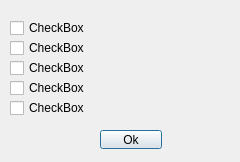
<?xml version="1.0" encoding="UTF-8"?>
<ui version="4.0">
 <class>extraopts</class>
 <widget class="QDialog" name="extraopts">
  <property name="windowModality">
   <enum>Qt::WindowModal</enum>
  </property>
  <property name="geometry">
   <rect>
    <x>0</x>
    <y>0</y>
    <width>240</width>
    <height>162</height>
   </rect>
  </property>
  <property name="windowTitle">
   <string>Title extra options</string>
  </property>
  <property name="windowIcon">
   <iconset theme="C:\Projects\JiFFI\JiFFI2\Resources\JiFFI2.ico"/>
  </property>
  <widget class="QPushButton" name="Ok">
   <property name="geometry">
    <rect>
     <x>100</x>
     <y>130</y>
     <width>62</width>
     <height>19</height>
    </rect>
   </property>
   <property name="text">
    <string>Ok</string>
   </property>
  </widget>
  <widget class="QCheckBox" name="checkBox">
   <property name="geometry">
    <rect>
     <x>10</x>
     <y>20</y>
     <width>211</width>
     <height>16</height>
    </rect>
   </property>
   <property name="text">
    <string>CheckBox</string>
   </property>
  </widget>
  <widget class="QCheckBox" name="checkBox_2">
   <property name="geometry">
    <rect>
     <x>10</x>
     <y>40</y>
     <width>221</width>
     <height>16</height>
    </rect>
   </property>
   <property name="text">
    <string>CheckBox</string>
   </property>
  </widget>
  <widget class="QCheckBox" name="checkBox_3">
   <property name="geometry">
    <rect>
     <x>10</x>
     <y>60</y>
     <width>221</width>
     <height>16</height>
    </rect>
   </property>
   <property name="text">
    <string>CheckBox</string>
   </property>
  </widget>
  <widget class="QCheckBox" name="checkBox_4">
   <property name="geometry">
    <rect>
     <x>10</x>
     <y>80</y>
     <width>221</width>
     <height>16</height>
    </rect>
   </property>
   <property name="text">
    <string>CheckBox</string>
   </property>
  </widget>
  <widget class="QCheckBox" name="checkBox_5">
   <property name="geometry">
    <rect>
     <x>10</x>
     <y>100</y>
     <width>221</width>
     <height>16</height>
    </rect>
   </property>
   <property name="text">
    <string>CheckBox</string>
   </property>
  </widget>
 </widget>
 <resources/>
 <connections>
  <connection>
   <sender>Ok</sender>
   <signal>clicked()</signal>
   <receiver>extraopts</receiver>
   <slot>close()</slot>
   <hints>
    <hint type="sourcelabel">
     <x>180</x>
     <y>219</y>
    </hint>
    <hint type="destinationlabel">
     <x>170</x>
     <y>122</y>
    </hint>
   </hints>
  </connection>
  <connection>
   <sender>extraopts</sender>
   <signal>rejected()</signal>
   <receiver>extraopts</receiver>
   <slot>close()</slot>
   <hints>
    <hint type="sourcelabel">
     <x>170</x>
     <y>122</y>
    </hint>
    <hint type="destinationlabel">
     <x>170</x>
     <y>122</y>
    </hint>
   </hints>
  </connection>
 </connections>
 <slots>
  <slot>CloseOk_click()</slot>
 </slots>
</ui>
